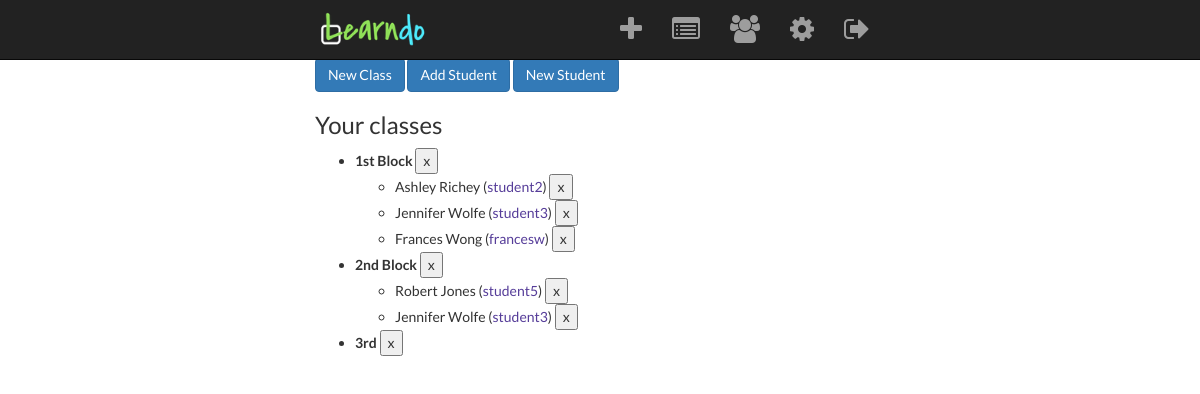
Page /teacher/7/classes (signed in) on the earlier database version.
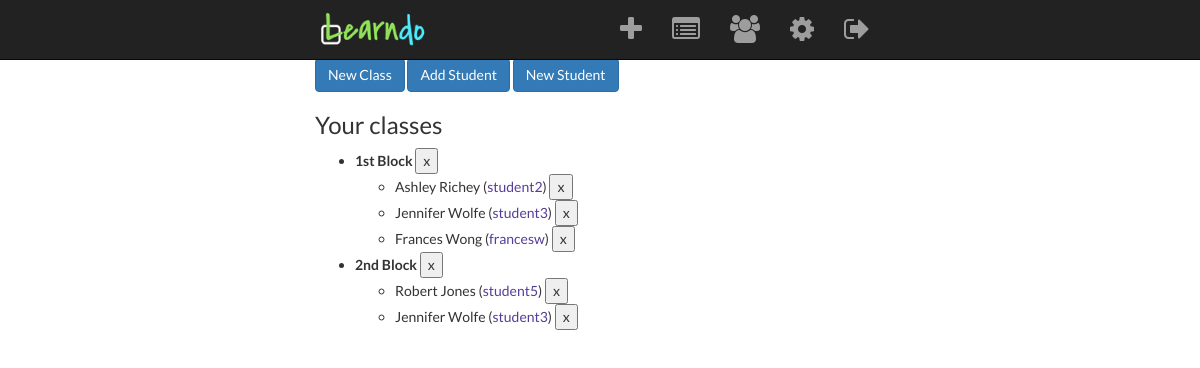
Same page on the later database version.
### model.py (models this page shows, shortened)
class Class(db.Model):
    __tablename__ = "classes"
    class_id = db.Column(db.Integer, autoincrement=True, primary_key=True)
    class_name = db.Column(db.String(64), nullable=False)

class User(db.Model):
    __tablename__ = "users"
    user_id = db.Column(db.Integer, autoincrement=True, primary_key=True)
    is_teacher = db.Column(db.Boolean, nullable=False)
    username = db.Column(db.Integer, nullable=False, unique=True)
    password = db.Column(db.String(16), nullable=False)
    email = db.Column(db.String(64), nullable=True)
    first_name = db.Column(db.String(32), nullable=False)
    last_name = db.Column(db.String(32), nullable=True)
    display_name = db.Column(db.String(32), nullable=True)
    school = db.Column(db.String(64), nullable=True)
    classes = db.relationship("Class",
                             secondary='usersclasses',
                             backref="users")
    tasks = db.relationship('Task', backref='user')
    assignments = db.relationship('Assignment', backref='user')

### server.py (the view)
@app.route('/teacher/<int:user_id>/classes')
def manage_classes(user_id):
    if session['user_id'] == user_id:
        teacher = User.query.get(user_id) ## Can I make this a global variable or store in session?
        class_list = show_classes(teacher)
        return render_template("class_list.html", teacher=teacher, class_list=class_list)
    else:
        flash("You do not have access to that page.")
        return redirect("/")

### helper.py (called while the page is built)
def show_classes(teacher):
    class_list = {}
    for each_class in teacher.classes:
        class_list[each_class.class_id] = {'class_name' : each_class.class_name }
        for student in each_class.users:
            if student.is_teacher == 0:
                if 'students' not in class_list[each_class.class_id]:
                    class_list[each_class.class_id]['students'] = []
                class_list[each_class.class_id]['students'].append(student)
    return class_list

### templates/class_list.html (shortened to what this page needs)
{% extends 'base.html' %}
{% block content %}
<div id="select-form">
    <button id="new-class" class="form-buttons btn btn-primary">New Class</button>
    <button id="add-student" class="form-buttons btn btn-primary">Add Student</button>
    <button id="new-student" class="form-buttons btn btn-primary">New Student</button>
</div>
    <div id="class-list">
        <h3 id="your-classes">Your classes</h3>
        <ul>
        {% for class_id in class_list.keys() %}
            <li id="c{{ class_id }}"><b>{{ class_list[class_id]['class_name'] }}</b>
            <button class="delete_class" data-classid="{{ class_id }}">x</button>
            </li>
                {% if 'students' in class_list[class_id] %}
                  <ul id="class{{ class_id }}">
                    {% for student in class_list[class_id]['students'] %}
                    <li id="s{{ student.user_id }}">
                    {{ student.first_name }} {{ student.last_name }}
                    (<a href="/profile/{{student.user_id}}">{{student.username}}</a>)
                    <button class="remove_student" data-classid="{{ class_id }}" data-studentid="{{ student.user_id }}">x</button>
                    </li>
                    {% endfor %}
                  </ul>
                {% endif %}
        {% endfor %}
        </ul>
    </div>
{% endblock %}

### templates/base.html (shortened to what this page needs)
<!doctype html>
<html>
<head>
    <link href="https://maxcdn.bootstrapcdn.com/bootstrap/3.3.5/css/bootstrap.min.css" rel="stylesheet">
    <link rel="stylesheet" href="https://maxcdn.bootstrapcdn.com/font-awesome/4.5.0/css/font-awesome.min.css">
</head>
<body>
    <nav class="navbar navbar-inverse navbar-fixed-top">
      <div class="container-fluid">
      	<div class="row">
	      <div class='col-lg-6 col-lg-offset-3 col-md-6 col-md-offset-3 col-sm-8 col-sm-offset-2 col-xs-12 col-xs-offset-0'>
	        <div class="navbar-header">
	          <a class="navbar-brand" href="/"><img src='/static/logo-small.png' height='40px'></a>
	        </div>
	        <div id="navbar" class="collapse navbar-collapse pull-right">
	          <ul class="nav navbar-nav">
				{% if ("user_id" in session) and ("acct_type" in session) %}
					{% if session["acct_type"] == 'teacher' %}
							<li><a href='/new_assignment' title='New'><span class="fa fa-plus fa-2x" aria-hidden="true"></span></a></li>
							<li><a href='/teacher/{{ session['user_id'] }}/assignments' title="Assignments"><span class="fa fa-list-alt fa-2x" aria-hidden="true"></span></a></li>
							<li><a href='/teacher/{{ session['user_id'] }}/classes' title='Classes'><span class="fa fa-users fa-2x" aria-hidden="true"></span></a></li>
							<li><a href='/profile/{{ session['user_id'] }}' title="Account"><span class="fa fa-cog fa-2x" aria-hidden="true"></span></a></li>
							<li><a href="/logout" title="Log Out"><span class="fa fa-sign-out fa-2x" aria-hidden="true"></span></a></li>
						</ul>
					{% else %}
							<li><a href='/student/{{ session['user_id'] }}/assignments'>Assignments</a></li>
							<li><a href='/profile/{{ session['user_id'] }}'>Account</a></li>
							<li><a href="/logout">Logout</a></li>
						</ul>
					{% endif %}
				{% else %}
					<li><a href="/login">Login</a></li>
					<li><a href="/register">Register</a></li>
					</ul>
				{% endif %}
	        </div>
	      </div>
	   </div>
      </div>
    </nav>
    <div class="container-fluid" style="margin-top: 50px;">
      <div class="row top">
      	<div class='col-lg-6 col-lg-offset-3 col-md-6 col-md-offset-3 col-sm-8 col-sm-offset-2 col-xs-12 col-xs-offset-0'>
		{% block content %}{% endblock %}
		</div>
	  </div>
    </div>
</body>
</html>

### templates/base.html (style rules this page uses)
body { font-family: "Lato", "Verdana", sans-serif; margin-top: 58px; }
.navbar-brand { padding: 10px 15px; }
.navbar-inverse { min-height: 60px; }
a { color: #563d99; }

Differences in the rows shown:
removed Class: class_name "3rd"
Other differences:
list line gone: "x"
